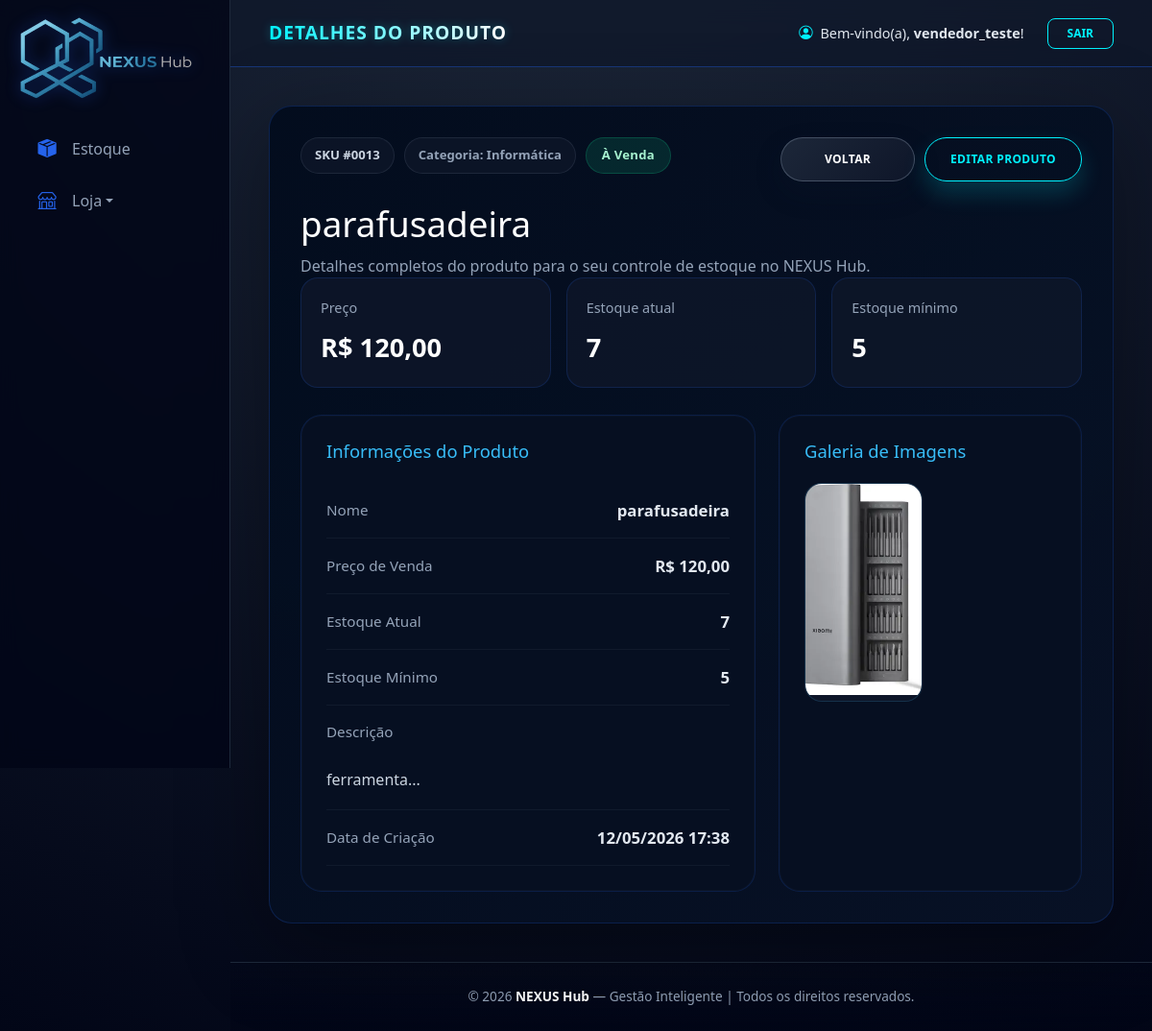
Page /estoque/detalhe/13/ (signed in) on the committed database.
### dashboard/models.py (models this page shows, shortened)
class Produto(models.Model):
    loja = models.ForeignKey(Loja, on_delete=models.CASCADE)
    categoria = models.ForeignKey('Categoria', on_delete=models.SET_NULL, null=True, blank=True)
    nome = models.CharField(max_length=255)
    descricao = models.TextField()
    preco = models.DecimalField(max_digits=10, decimal_places=2)
    estoque = models.IntegerField(default=0)
    estoque_minimo = models.IntegerField(default=5)
    ativo = models.BooleanField(default=True)
    data_criacao = models.DateTimeField(auto_now_add=True)

class Categoria(models.Model):
    nome = models.CharField(max_length=100)
    slug = models.SlugField(unique=True)

class ProdutoImagem(models.Model):
    produto = models.ForeignKey(Produto, related_name='imagens', on_delete=models.CASCADE)
    imagem = models.ImageField(upload_to='produtos/galeria/')

### dashboard/views.py (the view)
# urls.py: path('estoque/detalhe/<int:produto_id>/', views.detalhe_produto, name='detalhe_produto'),
@login_required
def detalhe_produto(request, produto_id):
    produto = get_object_or_404(Produto, id=produto_id, loja__vendedor__usuario=request.user)
    imagens = produto.imagens.all()
    return render(request, 'produto_detalhe.html', {
        'produto': produto,
        'imagens': imagens,
    })

### dashboard/context_processors.py (called while the page is built)
def dados_loja(request):
    if request.user.is_authenticated:
        try:
            vendedor_perfil = Vendedor.objects.filter(usuario=request.user).first()
            is_vendedor = vendedor_perfil and vendedor_perfil.aprovado and not request.user.is_superuser
            if vendedor_perfil:
                loja = Loja.objects.filter(vendedor=vendedor_perfil).first()
                return {
                    'loja': loja,
                    'is_vendedor': is_vendedor,
                    'is_admin': request.user.is_superuser,
                }
        except Exception:
            return {
                'loja': None,
                'is_vendedor': False,
                'is_admin': request.user.is_superuser,
            }
    return {
        'loja': None,
        'is_vendedor': False,
        'is_admin': request.user.is_superuser,
    }

### dashboard/templates/produto_detalhe.html (shortened to what this page needs)
{% extends 'base.html' %}
{% load static %}
{% block page_title %}Detalhes do Produto{% endblock %}
{% block content %}
<div class="produto-detalhe-container">
    <section class="produto-topo">
        <div class="produto-header-info">
            <div>
                <span class="produto-chip">SKU #{{ produto.id|stringformat:"04d" }}</span>
                <span class="produto-chip produto-chip-secondary">Categoria: {% if produto.categoria %}{{ produto.categoria.nome }}{% else %}Sem categoria{% endif %}</span>
                {% if produto.estoque <= 0 %}
                    <span class="produto-badge produto-badge-danger">Esgotado</span>
                {% elif produto.estoque <= produto.estoque_minimo %}
                    <span class="produto-badge produto-badge-warning">Estoque Baixo</span>
                {% else %}
                    <span class="produto-badge produto-badge-success">À Venda</span>
                {% endif %}
            </div>
            <div class="produto-actions">
                <a href="{% url 'lista_estoque' %}" class="logout-btn btn-voltar">Voltar</a>
                <a href="{% url 'editar_produto' produto.id %}" class="logout-btn btn-editar">Editar Produto</a>
            </div>
        </div>
        <div class="produto-titulo-wrapper">
            <h2>{{ produto.nome }}</h2>
            <p class="produto-subtitulo">Detalhes completos do produto para o seu controle de estoque no NEXUS Hub.</p>
        </div>
        <div class="produto-resumo">
            <div class="resumo-card">
                <span>Preço</span>
                <strong>R$ {{ produto.preco|floatformat:2 }}</strong>
            </div>
            <div class="resumo-card">
                <span>Estoque atual</span>
                <strong>{{ produto.estoque }}</strong>
            </div>
            <div class="resumo-card">
                <span>Estoque mínimo</span>
                <strong>{{ produto.estoque_minimo }}</strong>
            </div>
        </div>
    </section>
    <section class="produto-main-grid">
        <article class="produto-card detalhe-card">
            <div class="card-header">
                <h5>Informações do Produto</h5>
            </div>
            <div class="campo-item">
                <span>Nome</span>
                <strong>{{ produto.nome }}</strong>
            </div>
            <div class="campo-item">
                <span>Preço de Venda</span>
                <strong>R$ {{ produto.preco|floatformat:2 }}</strong>
            </div>
            <div class="campo-item">
                <span>Estoque Atual</span>
                <strong>{{ produto.estoque }}</strong>
            </div>
            <div class="campo-item">
                <span>Estoque Mínimo</span>
                <strong>{{ produto.estoque_minimo }}</strong>
            </div>
            <div class="campo-item campo-descricao">
                <span>Descrição</span>
                <p>{{ produto.descricao|linebreaksbr }}</p>
            </div>
            <div class="campo-item">
                <span>Data de Criação</span>
                <strong>{{ produto.data_criacao|date:'d/m/Y H:i' }}</strong>
            </div>
        </article>
        <article class="produto-card galeria-card">
            <div class="card-header">
                <h5>Galeria de Imagens</h5>
            </div>
            {% if imagens %}
                <div class="galeria-imagens">
                    {% for imagem in imagens %}
                        <div class="galeria-item">
                            <button type="button" class="lightbox-thumb" data-image-src="{{ imagem.imagem.url }}" data-index="{{ forloop.counter0 }}">
                                <img src="{{ imagem.imagem.url }}" alt="Imagem do produto {{ produto.nome }}">
                            </button>
                        </div>
                    {% endfor %}
                </div>
            {% else %}
                <div class="sem-imagem-card">
                    <p>Nenhuma imagem cadastrada para este produto.</p>
                </div>
            {% endif %}
        </article>
    </section>
</div>
{% endblock %}

### dashboard/templates/base.html (shortened to what this page needs)
{% load static %}
<!DOCTYPE html>
<html lang="pt-br">
<head>
    <link href="https://cdn.jsdelivr.net/npm/bootstrap@5.3.0/dist/css/bootstrap.min.css" rel="stylesheet">
    <link rel="stylesheet" href="https://cdn.jsdelivr.net/npm/bootstrap-icons@1.11.1/font/bootstrap-icons.css">
</head>
<body>
    <div class="app-wrapper">
        <nav class="sidebar">
            <div class="sidebar-brand">
            <a href="{% url 'home' %}">
                <img src="{% static 'img/nexushub.png' %}" alt="NEXUS HUB" class="sidebar-logo">
            </a>
            </div>
            <ul>
                <li class="{% if request.resolver_match.url_name == 'lista_estoque' %}active{% endif %}">
                    <a href="{% url 'lista_estoque' %}"><i class="bi bi-box-seam-fill"></i> Estoque</a>
                </li>
                <li class="nav-item dropdown">
                    <a href="#" class="dropdown-toggle" data-bs-toggle="dropdown">
                        <i class="bi bi-shop"></i> Loja
                    </a>
                </li>
            </ul>
        </nav>
        <main class="main-layout">
            <header class="header">
                <div class="page-title-glow">
                    {% block page_title %}Dashboard{% endblock %}
                </div>
                <div class="user-info d-flex align-items-center gap-4">
                    <span style="color: #e2e8f0; font-size: 0.9rem;">
                        <i class="bi bi-person-circle me-1" style="color: var(--turquesa-brilhante);"></i>
                        Bem-vindo(a), <strong>{{ user.username }}</strong>!
                    </span>
                    <a href="/logout/" class="logout-btn">Sair</a>
                </div>
            </header>
            <main class="nexus-main-content" id="main-content">
                {% block content %}
                {% endblock %}
            </main>
            <footer class="rodape">
                <p style="color: var(--texto-muted); font-size: 0.85rem; margin: 0;">
                    &copy; {% now "Y" %} <strong style="color: #fff;">NEXUS Hub</strong> — Gestão Inteligente | Todos os
                    direitos reservados.
                </p>
            </footer>
        </main>
    </div>
</body>
</html>

### dashboard/templates/base.html (style rules this page uses)
:root { --nexus-blue: #2563eb; --nexus-blue-glow: rgba(37, 99, 235, 0.4); --azul-profundo: #020617; --azul-card: #0f172a; --borda: #1e293b; --texto-muted: #94a3b8; --turquesa-brilhante: #00f2fe; --turquesa-glow: rgba(0, 242, 254, 0.3); }
.fade-in-content { animation: fadeInUp 0.5s ease-out forwards; }
* { margin: 0; padding: 0; box-sizing: border-box; font-family: 'Segoe UI', system-ui, sans-serif; }
html, body { height: 100%; background: radial-gradient(circle at 50% -20%, #1e293b 0%, #020617 100%); background-attachment: fixed; color: #f8fafc; overflow-x: hidden; }
.app-wrapper { display: flex; min-height: 100vh; width: 100%; }
.sidebar { width: 240px; flex-shrink: 0; background: rgba(2, 6, 23, 0.8); backdrop-filter: blur(10px); border-right: 1px solid var(--borda); display: flex; flex-direction: column; padding: 10px 20px; position: sticky; top: 0; height: 100vh; z-index: 1000; }
.sidebar-brand { height: 100px; display: flex; align-items: center; margin-bottom: 20px; }
.sidebar-logo { max-width: 180px; filter: drop-shadow(0 0 8px var(--nexus-blue-glow)); }
.sidebar ul { list-style: none; padding: 0; }
.sidebar li a, .sidebar .dropdown-toggle { color: var(--texto-muted); text-decoration: none; display: flex; align-items: center; padding: 12px 16px; border-radius: 8px; transition: 0.3s all; border: 1px solid transparent; margin-bottom: 4px; }
.sidebar li a i, .sidebar .dropdown-toggle i { width: 1.5rem; display: flex; justify-content: center; margin-right: 14px; font-size: 1.2rem; color: var(--nexus-blue); transition: 0.3s; }
.main-layout { flex-grow: 1; display: flex; flex-direction: column; min-width: 0; }
.header { height: 70px; background: rgba(15, 23, 42, 0.7); backdrop-filter: blur(12px); border-bottom: 1px solid var(--nexus-blue-glow); display: flex; align-items: center; justify-content: space-between; padding: 0 40px; }
.page-title-glow { font-size: 1.2rem; font-weight: 800; background: linear-gradient(90deg, var(--turquesa-brilhante), #fff); -webkit-background-clip: text; -webkit-text-fill-color: transparent; filter: drop-shadow(0 0 5px var(--turquesa-glow)); letter-spacing: 1px; text-transform: uppercase; }
.logout-btn { border: 1px solid var(--turquesa-brilhante); color: var(--turquesa-brilhante); padding: 6px 20px; border-radius: 8px; text-decoration: none; font-size: 0.75rem; font-weight: 700; text-transform: uppercase; transition: 0.3s; }
.nexus-main-content { flex: 1 0 auto; padding: 40px; opacity: 0; }
.rodape { padding: 25px; text-align: center; background: linear-gradient(0deg, rgba(2, 6, 23, 0.9) 0%, transparent 100%); border-top: 1px solid var(--borda); }
.sidebar-logo { cursor: pointer; }

### rows in the picture
Produto: id "0013", categoria.nome "Informática", nome "parafusadeira", preco "120,00", estoque "7", estoque_minimo "5", descricao "ferramenta...", data_criacao "12/05/2026 17:38"
ProdutoImagem: imagem (picture)

### other values in the picture
{{ user.username }} "vendedor_teste"
